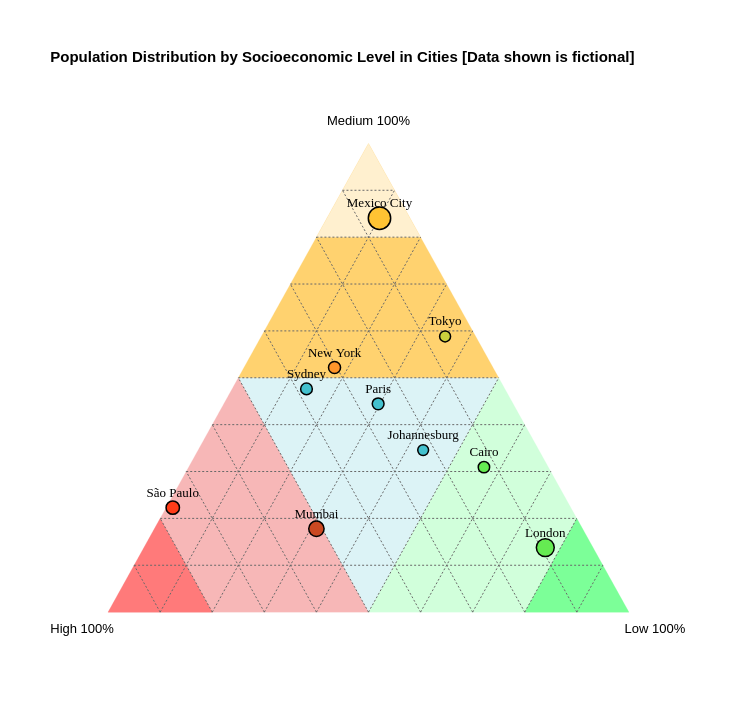

Write the Vega-Lite specification saved for this chart.
### Vega-Lite specification from a JSON file in a GitHub repository (floating-point values rounded to 4 significant figures)
{"$schema": "https://vega.github.io/schema/vega-lite/v6.json", "width": 625, "height": 541.2, "padding": 50, "title": {"text": ["Population Distribution by Socioeconomic Level in Cities [Data shown is fictional]"], "fontSize": 15, "subtitleFontSize": 14, "subtitleFontStyle": "italic", "anchor": "start", "color": "#000000", "subtitleColor": "#76d9e4", "offset": 50}, "config": {"view": {"stroke": "transparent"}, "axis": {"disable": true, "grid": false, "tickBand": "extent"}}, "layer": [{"data": {"values": [{"x": 0.25, "y": 0.433}, {"x": 0.75, "y": 0.433}, {"x": 0.5, "y": 0}]}, "mark": {"type": "line", "fill": "#c8edf1a2", "interpolate": "linear-closed", "stroke": "#c8edf1a2", "strokeWidth": 0.2}, "encoding": {"x": {"field": "x", "type": "quantitative"}, "y": {"field": "y", "type": "quantitative"}}}, {"data": {"values": [{"x": 0, "y": 0}, {"x": 0.25, "y": 0.433}, {"x": 0.5, "y": 0}]}, "mark": {"type": "line", "fill": "#f7b7b7", "interpolate": "linear-closed", "stroke": "#f7b7b7", "strokeWidth": 0.2}, "encoding": {"x": {"field": "x", "type": "quantitative"}, "y": {"field": "y", "type": "quantitative"}}}, {"data": {"values": [{"x": 0, "y": 0}, {"x": 0.1, "y": 0.1732}, {"x": 0.2, "y": 0}]}, "mark": {"type": "line", "fill": "#ff7a7a", "interpolate": "linear-closed", "stroke": "#ff7a7a", "strokeWidth": 0.2}, "encoding": {"x": {"field": "x", "type": "quantitative"}, "y": {"field": "y", "type": "quantitative"}}}, {"data": {"values": [{"x": 1, "y": 0}, {"x": 0.75, "y": 0.433}, {"x": 0.5, "y": 0}]}, "mark": {"type": "line", "fill": "#d1ffdb", "interpolate": "linear-closed", "stroke": "#d1ffdb", "strokeWidth": 0.2}, "encoding": {"x": {"field": "x", "type": "quantitative"}, "y": {"field": "y", "type": "quantitative"}}}, {"data": {"values": [{"x": 1, "y": 0}, {"x": 0.9, "y": 0.1732}, {"x": 0.8, "y": 0}]}, "mark": {"type": "line", "fill": "#7cff98", "interpolate": "linear-closed", "stroke": "#7cff98", "strokeWidth": 0.2}, "encoding": {"x": {"field": "x", "type": "quantitative"}, "y": {"field": "y", "type": "quantitative"}}}, {"data": {"values": [{"x": 0.5, "y": 0.866}, {"x": 0.25, "y": 0.433}, {"x": 0.75, "y": 0.433}]}, "mark": {"type": "line", "fill": "#ffd26f", "interpolate": "linear-closed", "stroke": "#ffd26f", "strokeWidth": 0.2}, "encoding": {"x": {"field": "x", "type": "quantitative"}, "y": {"field": "y", "type": "quantitative"}}}, {"data": {"values": [{"x": 0.5, "y": 0.866}, {"x": 0.4, "y": 0.6928}, {"x": 0.6, "y": 0.6928}]}, "mark": {"type": "line", "fill": "#fff0cf", "interpolate": "linear-closed", "stroke": "#fff0cf", "strokeWidth": 0.2}, "encoding": {"x": {"field": "x", "type": "quantitative"}, "y": {"field": "y", "type": "quantitative"}}}, {"data": {"values": [{"x": -0.05, "y": -0.05, "label": "High 100%"}, {"x": 1.05, "y": -0.05, "label": "Low 100%"}, {"x": 0.5, "y": 0.888, "label": "Medium 100%"}]}, "mark": {"type": "text", "dy": -10, "fontSize": 13, "color": "#000000"}, "encoding": {"x": {"field": "x", "type": "quantitative"}, "y": {"field": "y", "type": "quantitative"}, "text": {"field": "label", "type": "nominal"}}}, {"data": {"values": [{"x": 0.1, "y": 0, "x2": 0.05, "y2": 0.0866}, {"x": 0.2, "y": 0, "x2": 0.1, "y2": 0.1732}, {"x": 0.3, "y": 0, "x2": 0.15, "y2": 0.2598}, {"x": 0.4, "y": 0, "x2": 0.2, "y2": 0.3464}, {"x": 0.5, "y": 0, "x2": 0.25, "y2": 0.433}, {"x": 0.6, "y": 0, "x2": 0.3, "y2": 0.5196}, {"x": 0.7, "y": 0, "x2": 0.35, "y2": 0.6062}, {"x": 0.8, "y": 0, "x2": 0.4, "y2": 0.6928}, {"x": 0.9, "y": 0, "x2": 0.45, "y2": 0.7794}, {"x": 0.9, "y": 0, "x2": 0.95, "y2": 0.0866}, {"x": 0.8, "y": 0, "x2": 0.9, "y2": 0.1732}, {"x": 0.7, "y": 0, "x2": 0.85, "y2": 0.2598}, {"x": 0.6, "y": 0, "x2": 0.8, "y2": 0.3464}, {"x": 0.5, "y": 0, "x2": 0.75, "y2": 0.433}, {"x": 0.4, "y": 0, "x2": 0.7, "y2": 0.5196}, {"x": 0.3, "y": 0, "x2": 0.65, "y2": 0.6062}, {"x": 0.2, "y": 0, "x2": 0.6, "y2": 0.6928}, {"x": 0.1, "y": 0, "x2": 0.55, "y2": 0.7794}, {"x": 0.05, "y": 0.0866, "x2": 0.95, "y2": 0.0866}, {"x": 0.1, "y": 0.1732, "x2": 0.9, "y2": 0.1732}, {"x": 0.15, "y": 0.2598, "x2": 0.85, "y2": 0.2598}, {"x": 0.2, "y": 0.3464, "x2": 0.8, "y2": 0.3464}, {"x": 0.25, "y": 0.433, "x2": 0.75, "y2": 0.433}, {"x": 0.3, "y": 0.5196, "x2": 0.7, "y2": 0.5196}, {"x": 0.35, "y": 0.6062, "x2": 0.65, "y2": 0.6062}, {"x": 0.4, "y": 0.6928, "x2": 0.6, "y2": 0.6928}, {"x": 0.45, "y": 0.7794, "x2": 0.55, "y2": 0.7794}]}, "mark": {"type": "rule", "stroke": "#696969", "strokeDash": [2, 2]}, "encoding": {"x": {"field": "x", "type": "quantitative"}, "y": {"field": "y", "type": "quantitative"}, "x2": {"field": "x2"}, "y2": {"field": "y2"}}}, {"data": {"values": [{"City": "Tokyo", "High": 5, "Medium": 50, "Low": 30}, {"City": "New York", "High": 35, "Medium": 60, "Low": 20}, {"City": "Mumbai", "High": 115, "Medium": 40, "Low": 70}, {"City": "London", "High": 30, "Medium": 45, "Low": 252}, {"City": "São Paulo", "High": 120, "Medium": 35, "Low": 2}, {"City": "Paris", "High": 28, "Medium": 48, "Low": 32}, {"City": "Mexico City", "High": 32, "Medium": 458, "Low": 55}, {"City": "Cairo", "High": 12, "Medium": 30, "Low": 55}, {"City": "Sydney", "High": 40, "Medium": 50, "Low": 15}, {"City": "Johannesburg", "High": 18, "Medium": 28, "Low": 35}]}, "layer": [{"mark": {"type": "point", "opacity": 1, "stroke": "#000000", "strokeWidth": 1.5, "strokeOpacity": 1}, "encoding": {"x": {"field": "x", "type": "quantitative"}, "y": {"field": "y", "type": "quantitative"}, "tooltip": [{"field": "City", "type": "nominal", "title": "City:"}, {"field": "tooltip_high", "type": "nominal", "title": "🔴 High:"}, {"field": "tooltip_medium", "type": "nominal", "title": "🟡 Medium:"}, {"field": "tooltip_low", "type": "nominal", "title": "🟢 Low:"}], "fill": {"field": "color", "type": "nominal", "scale": null}, "size": {"field": "TotalLevel", "type": "quantitative", "legend": null, "scale": {"range": [50, 500]}}}}, {"mark": {"type": "text", "font": "Verdana", "dy": {"expr": "datum.dy_val"}, "fontSize": 13, "color": "#000000", "fontWeight": 100}, "encoding": {"x": {"field": "x", "type": "quantitative"}, "y": {"field": "y", "type": "quantitative"}, "tooltip": [{"field": "City", "type": "nominal", "title": "City:"}, {"field": "tooltip_high", "type": "nominal", "title": "🔴 High:"}, {"field": "tooltip_medium", "type": "nominal", "title": "🟡 Medium:"}, {"field": "tooltip_low", "type": "nominal", "title": "🟢 Low:"}], "text": {"field": "City", "type": "nominal"}}}], "transform": [{"calculate": "datum['High'] + datum['Medium'] + datum['Low']", "as": "TotalLevel"}, {"calculate": "datum['High']/datum.TotalLevel", "as": "high_percent"}, {"calculate": "datum['Medium']/datum.TotalLevel", "as": "medium_percent"}, {"calculate": "datum['Low']/datum.TotalLevel", "as": "low_percent"}, {"calculate": "0.5 * (2 * datum.low_percent + datum.medium_percent)", "as": "x"}, {"calculate": "0.866 * datum.medium_percent", "as": "y"}, {"calculate": "toString(isValid(datum['High']) ? datum['High'] : 0) + ' (' + toString(round((isValid(datum.high_percent) ? datum.high_percent : 0) * 100, 1)) + '%)'", "as": "tooltip_high"}, {"calculate": "toString(isValid(datum['Medium']) ? datum['Medium'] : 0) + ' (' + toString(round((isValid(datum.medium_percent) ? datum.medium_percent : 0) * 100, 1)) + '%)'", "as": "tooltip_medium"}, {"calculate": "toString(isValid(datum['Low']) ? datum['Low'] : 0) + ' (' + toString(round((isValid(datum.low_percent) ? datum.low_percent : 0) * 100, 1)) + '%)'", "as": "tooltip_low"}, {"filter": "datum['City'] !== null"}, {"calculate": "length(datum['City'])", "as": "leng"}, {"calculate": "(datum.x*100 - length(datum['City']))/100", "as": "Xleng"}, {"calculate": "(datum.x*100 + length(datum['City']))/100", "as": "Xleng2"}, {"calculate": "datum['high_percent'] > 0.8 ? '#FF0F0F' : datum['medium_percent'] > 0.8 ? '#FFC333' : datum['low_percent'] > 0.8 ? '#32F95D' : datum['high_percent'] > 0.5 && datum['medium_percent'] > datum['low_percent'] ? '#ff3c18' : datum['high_percent'] > 0.5 && datum['medium_percent'] < datum['low_percent'] ? '#cb4922' : datum['medium_percent'] > 0.5 && datum['high_percent'] > datum['low_percent'] ? '#ff962a' : datum['medium_percent'] > 0.5 && datum['high_percent'] < datum['low_percent'] ? '#cbd03d' : datum['low_percent'] > 0.5 && datum['medium_percent'] < datum['high_percent'] ? '#65be49' : datum['low_percent'] > 0.5 && datum['medium_percent'] > datum['high_percent'] ? '#65eb52' : '#43c1ce'", "as": "color"}, {"calculate": "datum.medium_percent > 0.9 ? 15 : -15", "as": "dy_val"}]}]}
